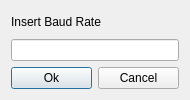
<?xml version="1.0" encoding="UTF-8"?>
<ui version="4.0">
 <class>baudDialog</class>
 <widget class="QDialog" name="baudDialog">
  <property name="geometry">
   <rect>
    <x>0</x>
    <y>0</y>
    <width>190</width>
    <height>100</height>
   </rect>
  </property>
  <property name="windowTitle">
   <string>Dialog</string>
  </property>
  <layout class="QGridLayout" name="gridLayout">
   <item row="0" column="0">
    <layout class="QVBoxLayout" name="verticalLayout">
     <item>
      <widget class="QLabel" name="label">
       <property name="text">
        <string>Insert Baud Rate</string>
       </property>
      </widget>
     </item>
     <item>
      <widget class="QLineEdit" name="lineEdit"/>
     </item>
     <item>
      <layout class="QHBoxLayout" name="horizontalLayout">
       <item>
        <widget class="QPushButton" name="okButton">
         <property name="text">
          <string>Ok</string>
         </property>
        </widget>
       </item>
       <item>
        <widget class="QPushButton" name="cancelButton">
         <property name="text">
          <string>Cancel</string>
         </property>
        </widget>
       </item>
      </layout>
     </item>
    </layout>
   </item>
  </layout>
 </widget>
 <resources/>
 <connections/>
</ui>
